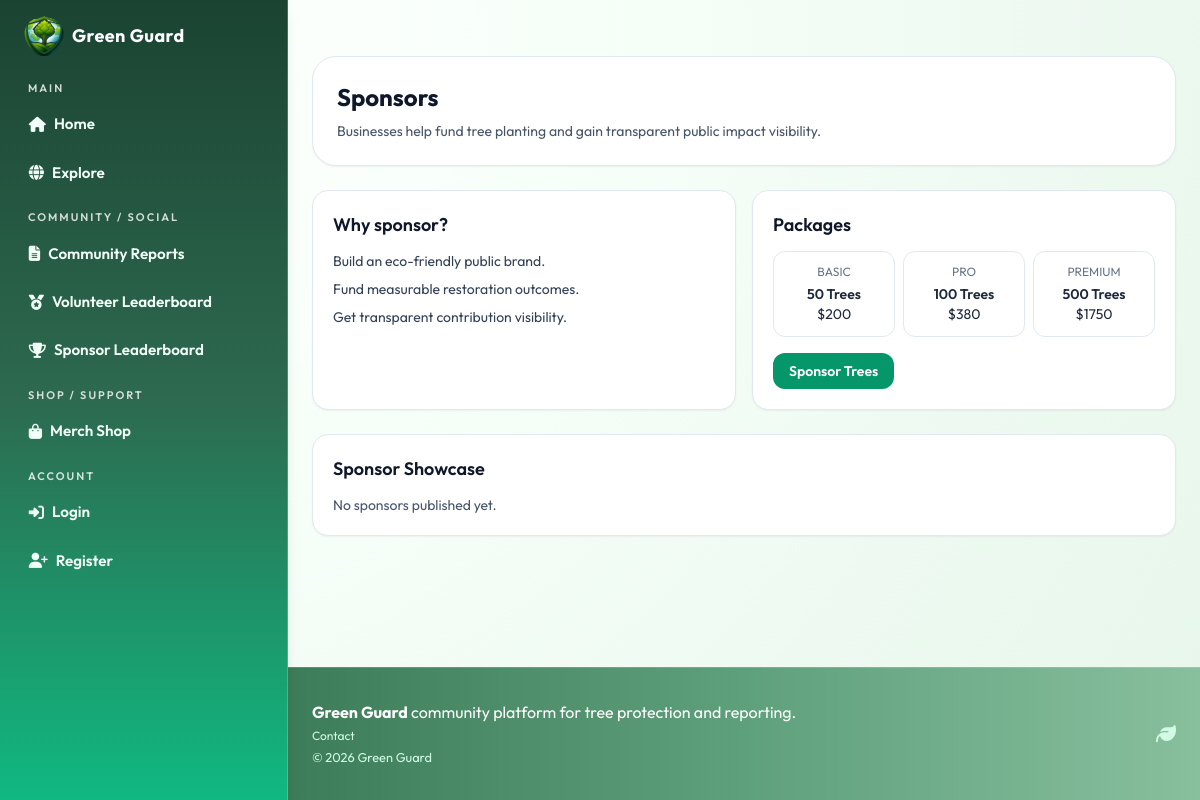
The app's page /sponsors, older data.
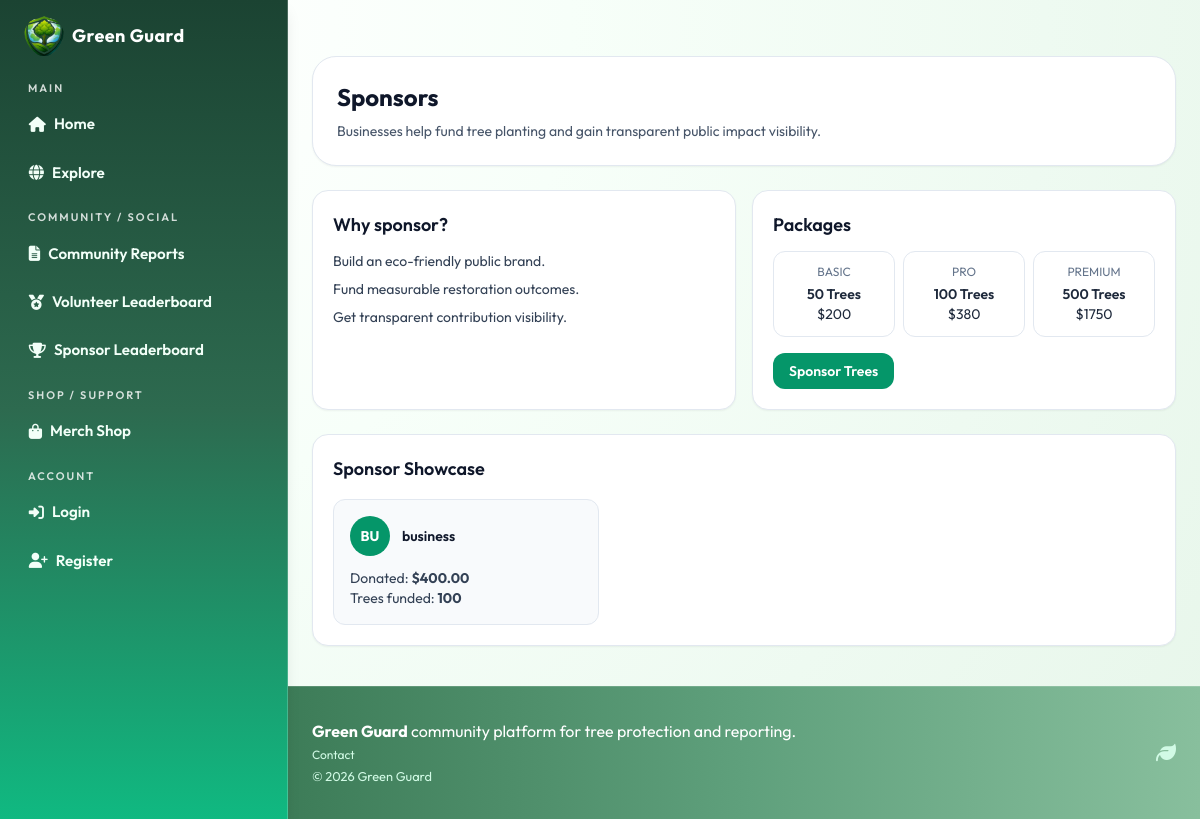
The same page, newer data.
### models.py (models this page shows)
class User(UserMixin, db.Model):
    id = db.Column(db.Integer, primary_key=True)
    username = db.Column(db.String(80), unique=True, nullable=False)
    email = db.Column(db.String(120), unique=True, nullable=False)
    password_hash = db.Column(db.String(255), nullable=False)
    role = db.Column(db.String(30), default="individual", nullable=False)
    is_admin = db.Column(db.Boolean, default=False, nullable=False)
    created_at = db.Column(
        db.DateTime, default=datetime.utcnow, nullable=False)
    tree_records = db.relationship(
        "TreeRecord", backref="user", lazy=True, cascade="all, delete-orphan"
    )
    cutting_reports = db.relationship(
        "CuttingReport", backref="user", lazy=True, cascade="all, delete-orphan"
    )
    volunteer_signups = db.relationship(
        "VolunteerCampaignSignup", backref="user", lazy=True, cascade="all, delete-orphan"
    )
    support_donations = db.relationship(
        "SupportDonation", backref="user", lazy=True, cascade="all, delete-orphan"
    )
    created_campaigns = db.relationship(
        "Campaign", backref="creator", lazy=True, foreign_keys="Campaign.creator_user_id"
    )
    merch_purchases = db.relationship(
        "MerchPurchase", backref="user", lazy=True, cascade="all, delete-orphan"
    )

### routes/main.py (the view)
@main_bp.route("/sponsors")
def sponsors_page():
    sponsors = User.query.filter(
        User.is_admin.is_(False),
        User.role.in_(["business", "individual"]),
    ).all()
    sponsor_showcase = []
    for sponsor in sponsors:
        donations = SupportDonation.query.filter_by(user_id=sponsor.id).all()
        amount_total = sum(float(item.amount) for item in donations)
        trees_total = sum(
            item.quantity or 0 for item in donations if item.category == "plants"
        )
        if amount_total <= 0 and trees_total <= 0:
            continue
        sponsor_showcase.append(
            {
                "user": sponsor,
                "amount_total": amount_total,
                "trees_total": trees_total,
            }
        )
    sponsor_showcase.sort(
        key=lambda row: (row["amount_total"], row["trees_total"]),
        reverse=True,
    )
    return render_template(
        "sponsors.html",
        sponsor_showcase=sponsor_showcase[:12],
    )

### templates/sponsors.html (shortened to what this page needs)
{% extends 'base.html' %}
{% block content %}
  <section class="mx-auto mt-8 w-full max-w-6xl px-4 sm:px-6">
    <div class="rounded-3xl border border-slate-200 bg-white p-6 shadow-sm">
      <h1 class="text-2xl font-bold text-slate-900">Sponsors</h1>
      <p class="mt-2 text-sm text-slate-600">Businesses help fund tree planting and gain transparent public impact visibility.</p>
    </div>
    <div class="mt-6 grid gap-4 lg:grid-cols-2">
      <article class="rounded-2xl border border-slate-200 bg-white p-5 shadow-sm">
        <h2 class="text-lg font-semibold text-slate-900">Why sponsor?</h2>
        <ul class="mt-3 space-y-2 text-sm text-slate-700">
          <li>Build an eco-friendly public brand.</li>
          <li>Fund measurable restoration outcomes.</li>
          <li>Get transparent contribution visibility.</li>
        </ul>
      </article>
      <article class="rounded-2xl border border-slate-200 bg-white p-5 shadow-sm">
        <h2 class="text-lg font-semibold text-slate-900">Packages</h2>
        <div class="mt-3 grid gap-2 sm:grid-cols-3">
          <div class="rounded-xl border border-slate-200 p-3 text-center">
            <p class="text-xs uppercase text-slate-500">Basic</p>
            <p class="mt-1 text-sm font-semibold">50 Trees</p>
            <p class="text-sm">$200</p>
          </div>
          <div class="rounded-xl border border-slate-200 p-3 text-center">
            <p class="text-xs uppercase text-slate-500">Pro</p>
            <p class="mt-1 text-sm font-semibold">100 Trees</p>
            <p class="text-sm">$380</p>
          </div>
          <div class="rounded-xl border border-slate-200 p-3 text-center">
            <p class="text-xs uppercase text-slate-500">Premium</p>
            <p class="mt-1 text-sm font-semibold">500 Trees</p>
            <p class="text-sm">$1750</p>
          </div>
        </div>
        <a href="{{ url_for('main.sponsorship_donations') }}" class="mt-4 inline-block rounded-xl bg-emerald-600 px-4 py-2 text-sm font-semibold text-white hover:bg-emerald-700">Sponsor Trees</a>
      </article>
    </div>
    <article class="mt-6 mb-10 rounded-2xl border border-slate-200 bg-white p-5 shadow-sm">
      <h2 class="text-lg font-semibold text-slate-900">Sponsor Showcase</h2>
      {% if sponsor_showcase %}
        <div class="mt-4 grid gap-3 sm:grid-cols-2 lg:grid-cols-3">
          {% for sponsor in sponsor_showcase %}
            <div class="rounded-xl border border-slate-200 bg-slate-50 p-4">
              <div class="flex items-center gap-3">
                <div class="flex h-10 w-10 items-center justify-center rounded-full bg-emerald-600 text-sm font-bold text-white">{{ sponsor.user.username[:2]|upper }}</div>
                <p class="text-sm font-semibold text-slate-900">{{ sponsor.user.username }}</p>
              </div>
              <p class="mt-3 text-sm text-slate-700">
                Donated: <strong>${{ '%.2f'|format(sponsor.amount_total) }}</strong>
              </p>
              <p class="text-sm text-slate-700">
                Trees funded: <strong>{{ sponsor.trees_total }}</strong>
              </p>
            </div>
          {% endfor %}
        </div>
      {% else %}
        <p class="mt-3 text-sm text-slate-600">No sponsors published yet.</p>
      {% endif %}
    </article>
  </section>
{% endblock %}

Row changes from the older to the newer data that the page shows:
added User: user "BU", user.username "business"
Text that changed along with them:
new list line: "Donated: $ 400.00 Trees funded: 100"
text no longer shown: "No sponsors published yet."
